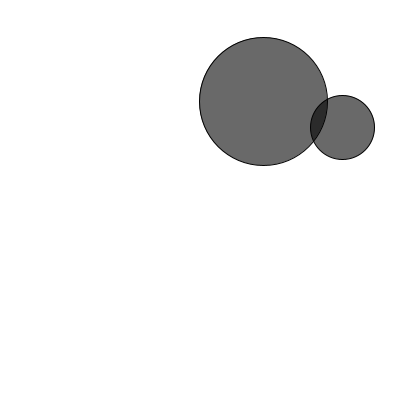
Frame 1 (no input)
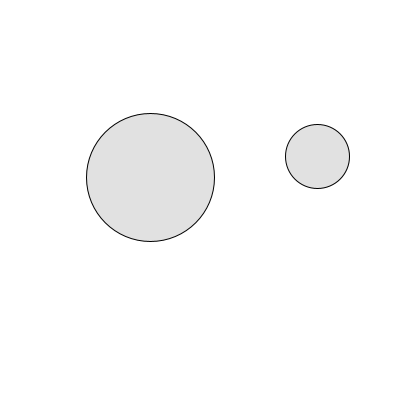
Frame 60 (the mouse pressed at the canvas centre just before this capture)
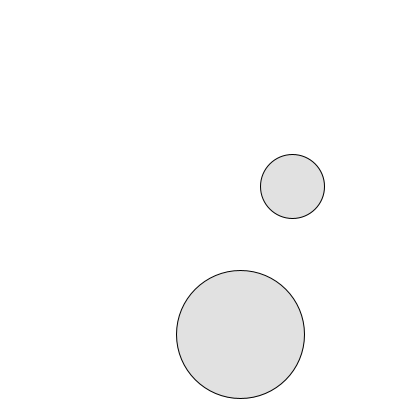
Frame 120 (the mouse held since frame 60 and released just before this capture)

The Processing sketch that drew these frames (run headless with seeded random() and noise(); from frame 60 on, the mouse is pressed at the canvas centre):

// Processing sketch: sketch_210425b
// ── sketch_210425b.pde
//Two ball variables
Ball ball1;
Ball ball2;

void setup(){
  size(400, 400);
  ball1 = new Ball(64);
  ball2 = new Ball(32);
}

void draw(){
  background(255);
  ball1.move();
  ball2.move();
  if(ball1.intersect(ball2)){
    ball1.highlight();
    ball2.highlight();
  }
  ball1.display();
  ball2.display();
}

// ── Ball.pde
class Ball{
  float r;
  float x,y;
  float xspeed,yspeed;
  color c=color(100,50);
  
  Ball(float tempR){
    r=tempR;
    x=random(width);
    y=random(height);
    xspeed=random(-5,5);
    yspeed=random(-5,5);
  }
  
  void move(){
    x += xspeed;
    y += yspeed;
    
    if(x>width-r || x<r){
      xspeed *= -1;
    }
    if(y>height-r || y<r){
      yspeed *= -1;
    }
  }
  
  void highlight(){
    c = color(0,150);
  };
  
  void display(){
    stroke(0);
    fill(c);
    ellipse(x,y,r*2,r*2);
    c=color(100,50);
  }
  
  boolean intersect(Ball b){
    float distance =dist(x,y,b.x,b.y);
    if(distance < r +b.r){
      return true;
    }else{
      return false;
    }
  }
}
    
